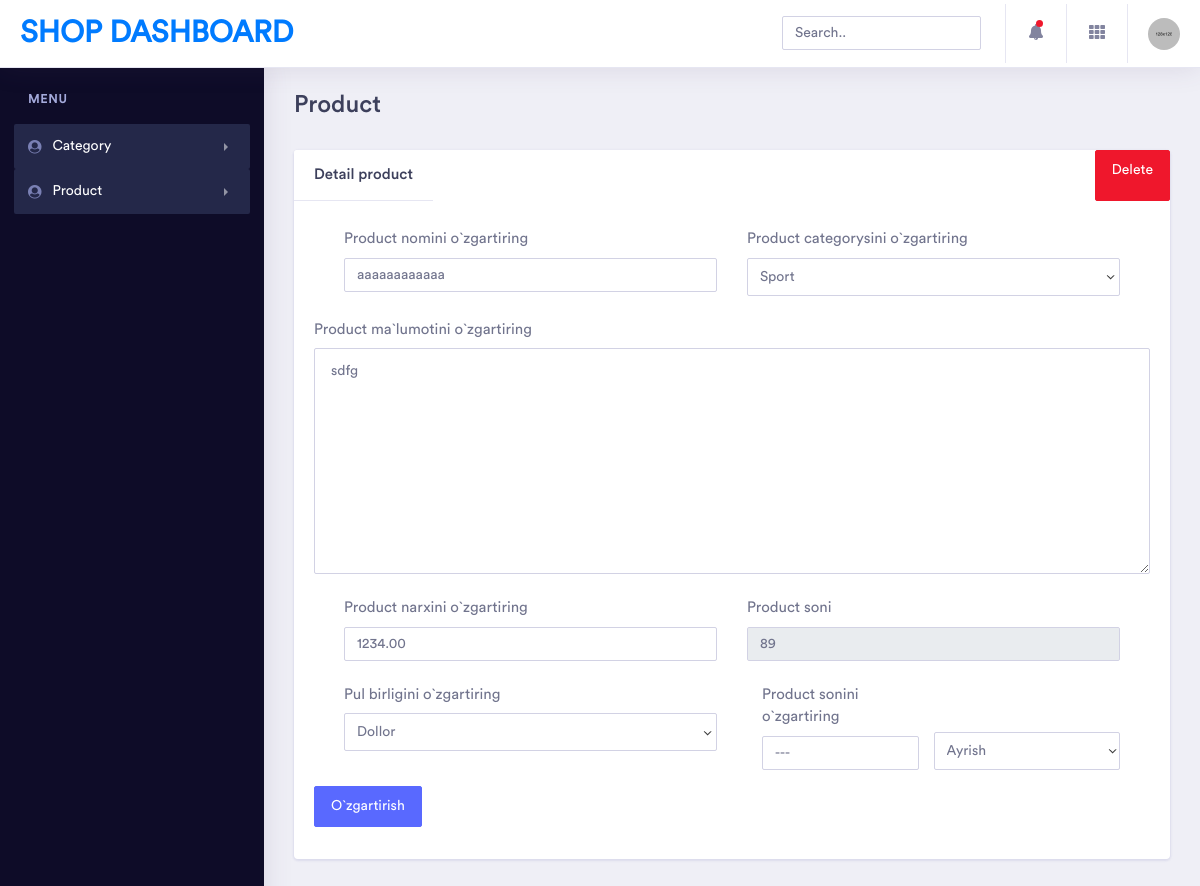
The app's page /dashboard/enter_detail/3 with its own data.
### main/models.py (models this page shows, shortened)
class Product(models.Model):
    name = models.CharField(max_length=255)
    description = models.TextField()
    quantity = models.IntegerField()
    price = models.DecimalField(decimal_places=2, max_digits=10)
    currency = models.SmallIntegerField(
        choices=(
            (1,'Dollar'),
            (2, 'So`m')
            )
    )
    discount_price = models.DecimalField(
        decimal_places=2,
        max_digits=10,
        blank=True,
        null=True
        )
    baner_image = models.ImageField(upload_to='baner/')
    category = models.ForeignKey(Category, on_delete=models.SET_NULL, null=True)

class Category(models.Model):
    name = models.CharField(max_length=255, unique=True)
    def __str__(self):
        return self.name

### dashboard/views.py (the view, shortened to what this page needs)
# urls.py: path('enter_detail/<int:id>', views.enter_detail, name='enter_detail'),
def enter_detail(request, id):
    product = models.Product.objects.get(id=id)
    category = models.Category.objects.exclude(id=product.category_id)
    context = {
        'product':product,
        'category':category
    }
    return render(request, 'product/enter_detail.html', context)

### dashboard/templates/product/enter_detail.html (shortened to what this page needs)
{% extends 'dashboard/base.html' %}
{% load static %}
        {% block content %}
        <div class="dashboard-wrapper">
            <div class="dashboard-ecommerce">
                <div class="container-fluid  dashboard-content">
                    <div class="row">
                        <div class="col-xl-12 col-lg-12 col-md-12 col-sm-12 col-12">
                            <div class="page-header">
                                <h2 class="pageheader-title">Product</h2>
                            </div>
                        </div>
                    </div>
                    <div class="row">
                        <div class="col-xl-12 col-lg-12 col-md-12 col-sm-12 col-12">
                            <div class="card">
                                <div class="d-flex justify-content-between">
                                    <h5 class="card-header">Detail product</h5>
                                    <a href="#" class="btn btn-danger">Delete</a>
                                </div>
                                <div class="card-body">
                                    <div class="form-group">
                                        <form action="" method="post">{% csrf_token %}
                                            <div class="col-12 d-flex justify-content-between">
                                                <div class="col-6">
                                                    <label class="col-form-label">Product nomini o`zgartiring</label>
                                                    <div class="input-group mb-3">
                                                        <input type="text" class="form-control" name="name" value="{{product.name}}">
                                                    </div>
                                                </div>
                                                <div class="col-6">
                                                    <label class="col-form-label">Product categorysini o`zgartiring</label>
                                                    <div class="input-group mb-3">
                                                        <select class="form-control" name="category_id">
                                                            <option value="{{product.category.id}}" selected>{{product.category }}</option>
                                                        </select>
                                                    </div>
                                                </div>
                                            </div>
                                            <label class="col-form-label">Product ma`lumotini o`zgartiring</label>
                                            <div class="input-group mb-3">
                                                <textarea class="form-control" name="description" cols="30" rows="10">{{product.description}}</textarea>
                                            </div>
                                            <div class="col-12 d-flex justify-content-between">
                                                <div class="col-6 d-flex flex-column">
                                                    <div class="">
                                                        <label class="col-form-label">Product narxini o`zgartiring</label>
                                                        <div class="input-group mb-3">
                                                            <input type="text" class="form-control" name="price" value="{{product.price}}">
                                                        </div>
                                                    </div>
                                                    <div class="">
                                                        <label class="col-form-label">Pul birligini o`zgartiring</label>
                                                        <div class="input-group mb-3">
                                                            <select class="form-control" name="currency">
                                                                <option value="1">Dollor</option>
                                                            </select>
                                                        </div>
                                                    </div>
                                                </div>
                                                <div class="col-6 d-flex flex-column">
                                                    <div class="">
                                                        <label class="col-form-label">Product soni</label>
                                                        <div class="input-group mb-3">
                                                            <input type="text" class="form-control" disabled placeholder="{{product.quantity}}">
                                                        </div>
                                                    </div>
                                                    <div class="d-flex justify-content-between align-items-end">
                                                        <div class="mb-3 col-6 d-flex flex-column">
                                                            <label class="col-form-label">Product sonini o`zgartiring</label>
                                                            <div class="input-group">
                                                                <input type="text" class="form-control" name="quantity_enter" placeholder="---">
                                                            </div>
                                                        </div>
                                                        <div class="input-group mb-3">
                                                            <select class="form-control" name="quantity_enter_notation">
                                                                <option value="0">Ayrish</option>
                                                            </select>
                                                        </div>
                                                    </div>
                                                </div>
                                            </div>
                                            <div class=""><button type="submit" class="btn btn-primary">O`zgartirish</button></div>
                                        </form>
                                    </div>
                                </div>
                            </div>
                        </div>
                    </div>
                </div>
            </div>
        </div>
        {% endblock %}

### records on screen
Product: name "aaaaaaaaaaaa", category_id "Sport", description "sdfg", price "1234.00", quantity "89"
